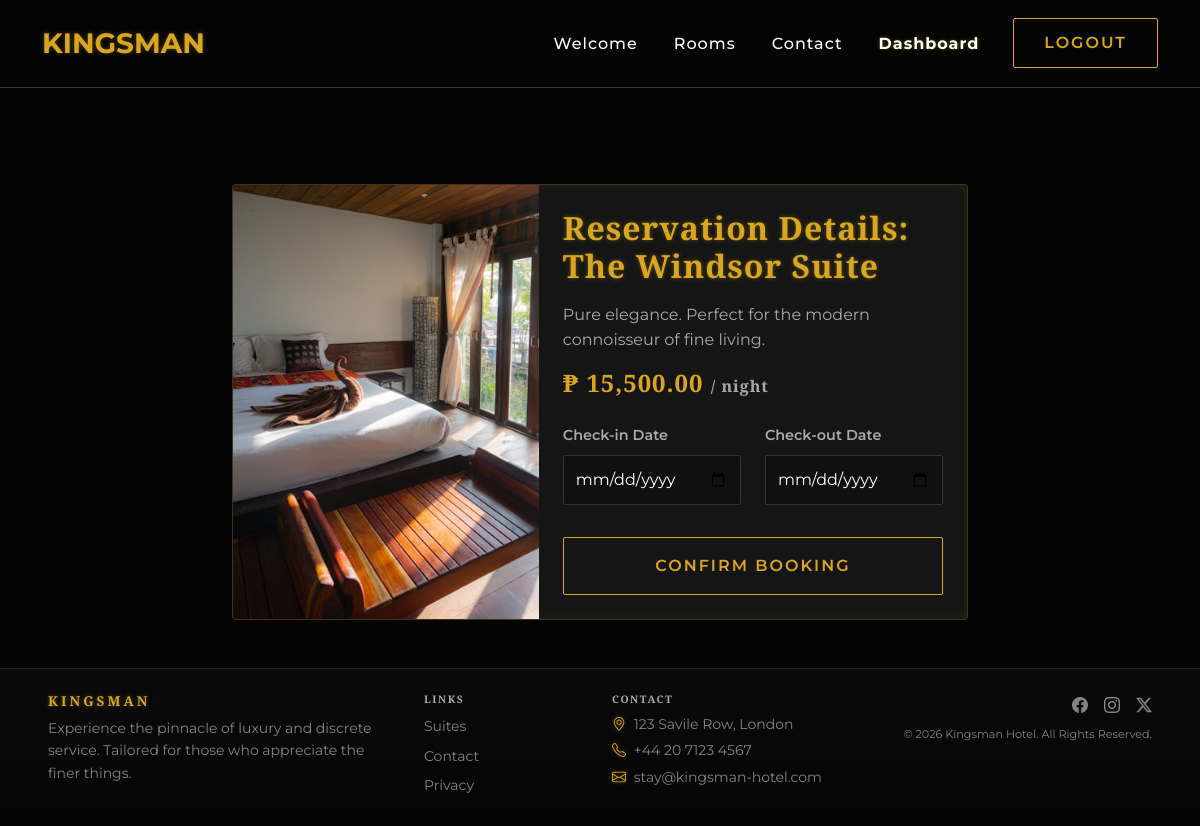
Screenshot of /book_room.php?id=1 (signed in) with the database file from the repository.
### tables this page shows
CREATE TABLE room_types (
    id INT AUTO_INCREMENT PRIMARY KEY,
    type_name VARCHAR(50) NOT NULL,
    description TEXT,
    price_per_night DECIMAL(10, 2) NOT NULL,
    max_capacity INT NOT NULL,
    status ENUM('active', 'archived') DEFAULT 'active',
    thumbnail_image VARCHAR(255) DEFAULT 'default_room.jpg',
    created_at TIMESTAMP DEFAULT CURRENT_TIMESTAMP
);

### book_room.php (the view, shortened to what this page needs)
<?php
include 'includes/header.php';
require_once 'config/db.php';
$room_id = $_GET['id'] ?? null;
$stmt = $pdo->prepare("SELECT * FROM room_types WHERE id = ?");
$stmt->execute([$room_id]);
$room = $stmt->fetch();
?>
<div class="container py-5 mt-5">
    <div class="row justify-content-center">
        <div class="col-md-8">
            <div class="card kingsman-card overflow-hidden">
                <div class="row g-0">
                    <div class="col-md-5">
                        <img src="assets/img/<?php echo htmlspecialchars($room['thumbnail_image']); ?>"
                            class="img-fluid h-100" style="object-fit: cover;">
                    </div>
                    <div class="col-md-7 p-4">
                        <h2 class="gold-text mb-3">Reservation Details:
                            <?php echo htmlspecialchars($room['type_name']); ?>
                        </h2>
                        <p class="text-muted">
                            <?php echo htmlspecialchars($room['description']); ?>
                        </p>
                        <h4 class="mb-4">₱
                            <?php echo number_format($room['price_per_night'], 2); ?> <small class="text-muted fs-6">/
                                night</small>
                        </h4>
                        <form method="POST" action="">
                            <div class="row">
                                <div class="col-md-6 mb-3">
                                    <label class="form-label">Check-in Date</label>
                                    <input type="date" name="check_in" class="form-control" required
                                        min="<?php echo date('Y-m-d'); ?>">
                                </div>
                                <div class="col-md-6 mb-3">
                                    <label class="form-label">Check-out Date</label>
                                    <input type="date" name="check_out" class="form-control" required
                                        min="<?php echo date('Y-m-d', strtotime('+1 day')); ?>">
                                </div>
                            </div>
                            <button type="submit" name="confirm_booking"
                                class="btn btn-kingsman w-100 py-3 mt-3">Confirm Booking</button>
                        </form>
                    </div>
                </div>
            </div>
        </div>
    </div>
</div>
<?php include 'includes/footer.php'; ?>

### assets/css/kingsman.css (style rules this page uses)
:root { --primary-gold: #DAA520; --primary-gold-bright: #FFD700; --primary-gold-light: #FFEA00; --primary-gold-dark: #B8860B; --bg-black: #050505; --bg-dark-gray: #101010; --bg-card: #151515; --text-white: #ffffff; --text-muted: #aaaaaa; --accent-color: #c5a021; --font-heading: 'Playfair Display', serif; --font-body: 'Montserrat', sans-serif; --gold-glow: 0 0 15px rgba(197, 160, 33, 0.2); --gold-inner-glow: inset 0 0 12px rgba(218, 165, 32, 0.1); }
body { background-color: var(--bg-black); color: var(--text-white); font-family: var(--font-body); line-height: 1.6; margin: 0; padding: 0; }
p, span, small { color: var(--text-white); }
.text-muted { color: var(--text-muted) !important; }
h1, h2, h3, h4, h5, h6 { font-family: var(--font-heading); color: var(--primary-gold); letter-spacing: 1px; font-weight: 700; }
.kingsman-card { background-color: var(--bg-card); border: 1px solid rgba(212, 175, 55, 0.2); border-radius: 4px; box-shadow: var(--gold-inner-glow); transition: all 0.5s cubic-bezier(0.165, 0.84, 0.44, 1); overflow: hidden; position: relative; }
.kingsman-card img { transition: transform 0.8s cubic-bezier(0.165, 0.84, 0.44, 1); }
.btn-kingsman { position: relative; background-color: transparent; border: 1px solid var(--primary-gold); color: var(--primary-gold); border-radius: 2px; font-weight: 600; text-transform: uppercase; letter-spacing: 2px; padding: 12px 30px; transition: all 0.4s cubic-bezier(0.165, 0.84, 0.44, 1); z-index: 1; overflow: hidden; }
.btn-kingsman::before { content: ''; position: absolute; top: 0; left: -100%; width: 100%; height: 100%; background: var(--primary-gold); transition: all 0.4s cubic-bezier(0.165, 0.84, 0.44, 1); z-index: -1; }
.btn-outline-gold i, .gold-text i, .gold-text { color: var(--primary-gold-bright) !important; filter: drop-shadow(0 0 2px rgba(255, 215, 0, 0.3)); }
.gold-text { color: var(--primary-gold) !important; }
.form-control, .form-select { background-color: var(--bg-dark-gray) !important; border: 1px solid #333 !important; color: var(--text-white) !important; border-radius: 2px; padding: 12px; }
.form-label { color: var(--text-muted); font-weight: 600; font-size: 0.9rem; margin-bottom: 0.5rem; }

### rows the page displays
room_types: thumbnail_image (picture), type_name "The Windsor Suite", description "Pure elegance. Perfect for the modern connoisseur of fine living.", price_per_night "15,500.00"
